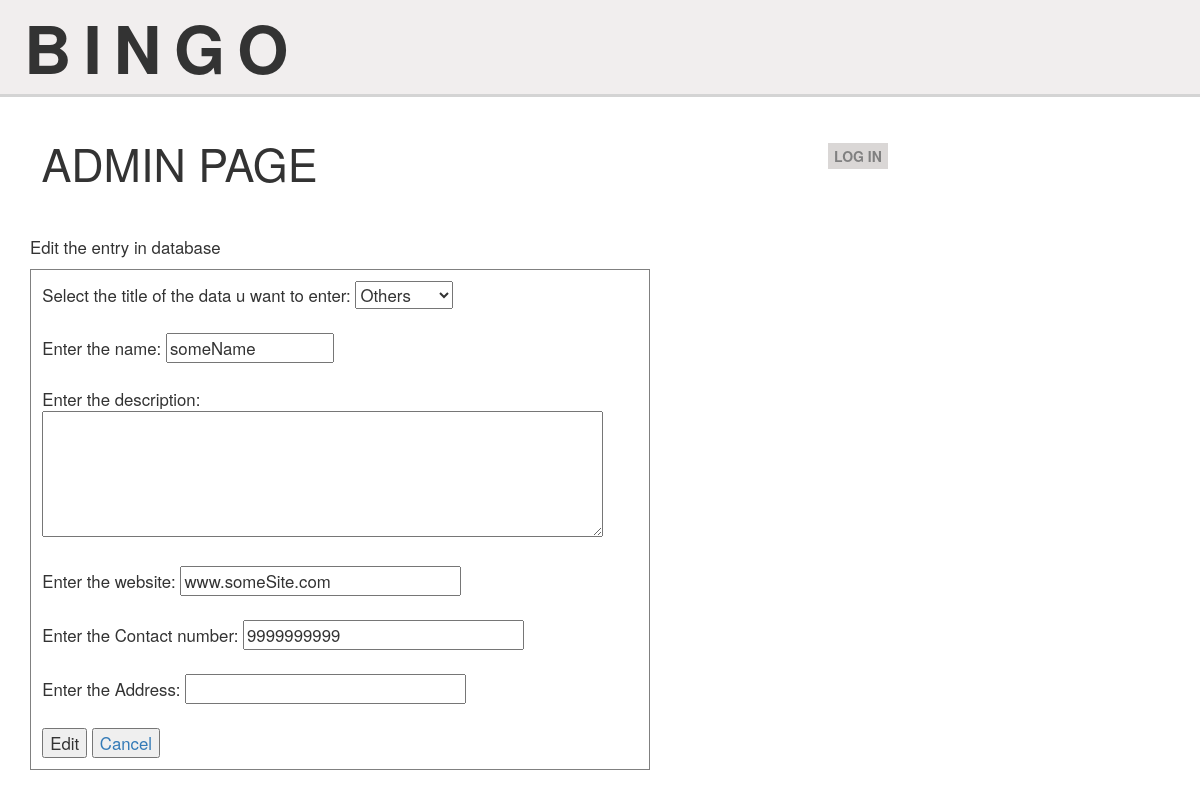
/admin/1/edit, run on the app's committed database.
### database_setup.py (models this page shows)
class Data(Base):
    __tablename__ = 'Data'
    id = Column(Integer, primary_key=True)
    Title = Column(String(100), nullable=False)
    name = Column(String(100), nullable=False)
    website = Column(String(100), nullable=True)
    phoneno = Column(String(100), nullable=True)
    description = Column(String(300), nullable=True)
    address = Column(String(100), nullable=True)

### test.py (the view)
@Search_engine.route('/admin/<int:data_id>/edit', methods = ['GET','POST'])
def EditData(data_id):
    editeddata = Session.query(Data).filter_by(id=data_id).one()
    if request.method == "POST":
        editeddata.Title = request.form['Title']
        editeddata.name = request.form['Name']
        editeddata.website = request.form['Website']
        editeddata.phoneno = request.form['phone_number']
        editeddata.description = request.form['Description']
        editeddata.address = request.form['Address']
        Session.add(editeddata)
        Session.commit()
        return redirect(url_for('Viewdata'))
    else:
        return render_template('Edit-data.html', data_id = data_id, editdata = editeddata)

### templates/Edit-data.html (shortened to what this page needs)
<!DOCTYPE html>
<html>
  <head>
    <link rel=stylesheet type=text/css href="{{ url_for('static', filename='data-entry.css') }}">
  </head>
  <body>
    {% extends "base.html" %}
      {% block content %}
      <br>
        <p>Edit the entry in database</p>
        <div class="dataform">
          <form class="Form-entries" action="{{url_for('EditData', data_id = editdata.id)}}" method="POST">
            Select the title of the data u want to enter:
            <select class="title-option" name="Title">
              <option value="Others">Others</option>
            </select>
            <br><br>
            <label>Enter the name: </label>
            <input type="text" name="Name" value="{{editdata.name}}" required>
            <br><br>
            <label>Enter the description: </label>
            <br>
            <textarea name="Description" rows="5" cols="60" value="{{editdata.description}}"></textarea>
            <br><br>
            <label>Enter the website: </label>
            <input type="text" name="Website" value="{{editdata.website}}">
            <br><br>
            <label>Enter the Contact number: </label>
            <input type="text" pattern="[0-9]{3,10}" name="phone_number" value="{{editdata.phoneno}}" required>
            <br><br>
            <label>Enter the Address: </label>
            <input type="text" name="Address" value="{{editdata.address}}">
            <br><br>
            <input type="submit" name="SUBMIT" value="Edit">
            <a href="{{url_for('Viewdata')}}"><button type="button" name="button">Cancel</button></a>
          </form>
        </div>
      {% endblock %}

### static/data-entry.css (style rules this page uses)
body { height: 120vh; }
.dataform { border-style: solid; border-width: thin; border-color: grey; display: inline-block; padding-right: 5%; font-size: 120%; }
p { font-size: 120%; }
.Form-entries { margin: 2%; display: inline-block; }
input[type="text"] { width: 50%; }
input[name="Name"] { width: 30%; }

### data on the page
Data: Name "someName", Website "www.someSite.com", phone_number "9999999999"
